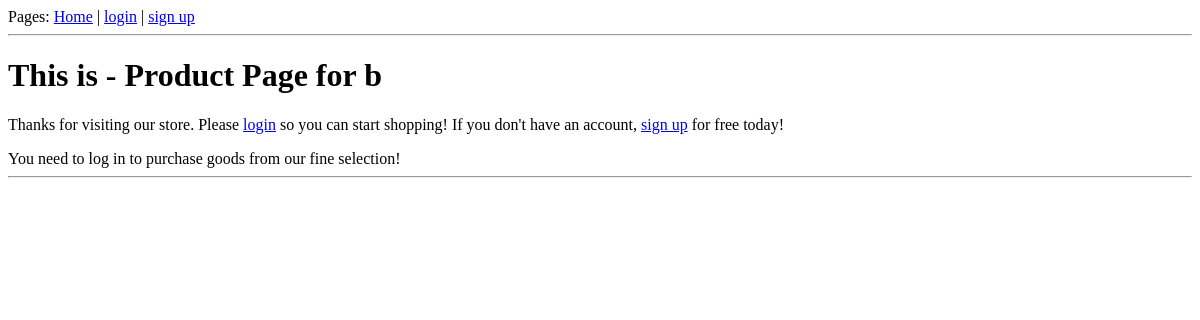
/product_page/2/, run on an earlier commit of the app's database.
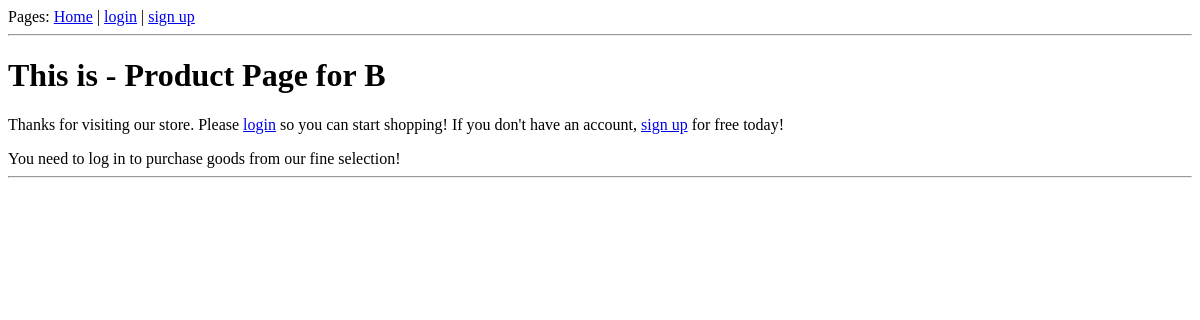
And on a later commit of the database.
### StoreDB/models.py (models this page shows, shortened)
class Product(models.Model):
    name = models.CharField(max_length=100)
    desc = models.CharField(max_length=1000)
    unit_price = models.DecimalField(max_digits=8, decimal_places=2)
    date_added = models.DateField()

### OGHW/views.py (the view)
# urls.py: url(r'^product_page/([^/]+)/$', 'product_page'),    # page for buying a product
def product_page(request, prod_id):     # page where order for a given product is placed
    NoSuchProduct = False
    prod = 0
    try:
        prod_id = int(prod_id)
        prod = Product.objects.get(id=prod_id)
    except:
        NoSuchProduct = True
    c = {'product': prod, 'NoProd': NoSuchProduct}
    return render(request, 'product_page.html', c)

### OGHW/templates/product_page.html (shortened to what this page needs)
{% extends "base.html" %}
{% block page %}
{% if NoProd %}
Product Query Error
{% else %}
Product Page for {{product.name}}
{% endif %}{% endblock %}
{% block content %}
{% if NoProd %}
Oops! Looks like the product you're interested in doesn't exist.
{% else %}
{% if user.is_authenticated %}
Looks like you want to buy {{ product.name }}. How many would you like?
<form action="/purchase/{{ product.id }}/" method="get">
        <input type="text" name="q">
        <input type="submit" value="Buy!">
    </form>
{% else %}
You need to log in to purchase goods from our fine selection!
{% endif %}
{% endif %}
{% endblock %}

What changed in the data, as far as the page shows it:
changed Product: name "b" → "B"
